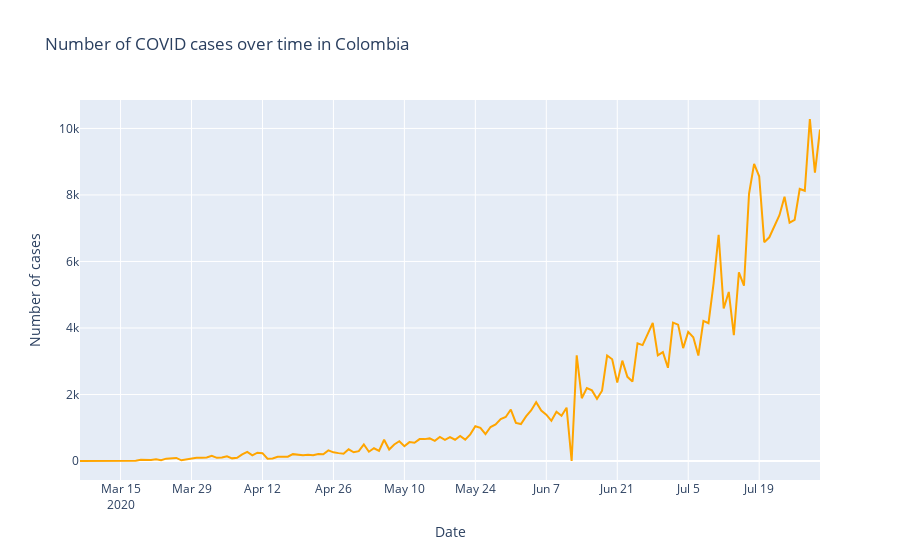

Notebook source saved alongside this figure:
### Code cell
fig = go.Figure(data=go.Scatter(x=dfc['date'],y=dfc['Col_average'],mode='lines',marker_color='orange')) # hover text goes here
fig.update_layout(title='Number of COVID cases over time in Colombia',xaxis_title="Date",yaxis_title="Number of cases")
fig.show()              #@Natalio666Altube

### Figure 1 — Plotly figure (JSON) as saved in the notebook; plotly's stock layout.template omitted (floating-point values rounded to 4 significant figures; data arrays with more than 128 entries replaced by an {"elided": "..."} marker saying what was removed)
{"data": [{"marker": {"color": "orange"}, "mode": "lines", "type": "scatter", "x": {"elided": "143 str values"}, "y": {"elided": "143 int values"}}], "layout": {"title": {"text": "Number of COVID cases over time in Colombia"}, "xaxis": {"title": {"text": "Date"}}, "yaxis": {"title": {"text": "Number of cases"}}}}
